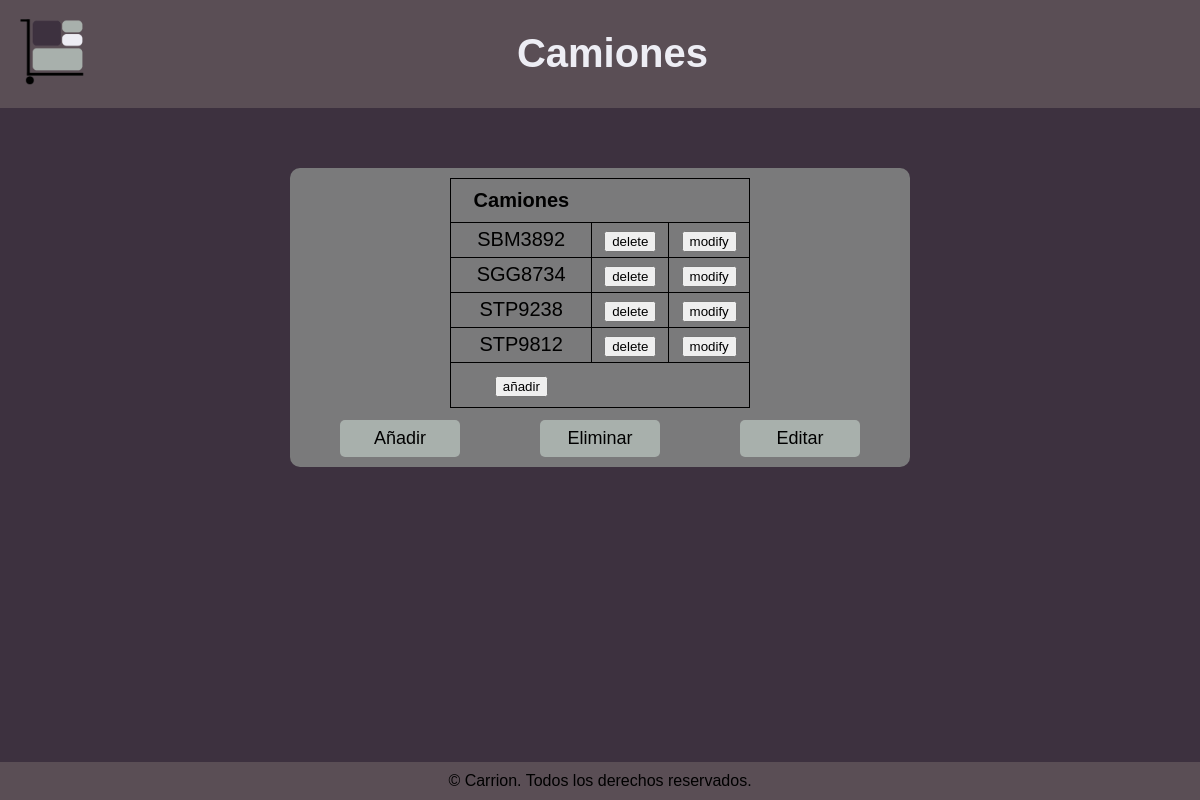
The app's page /backoffice/camion.php, older data.
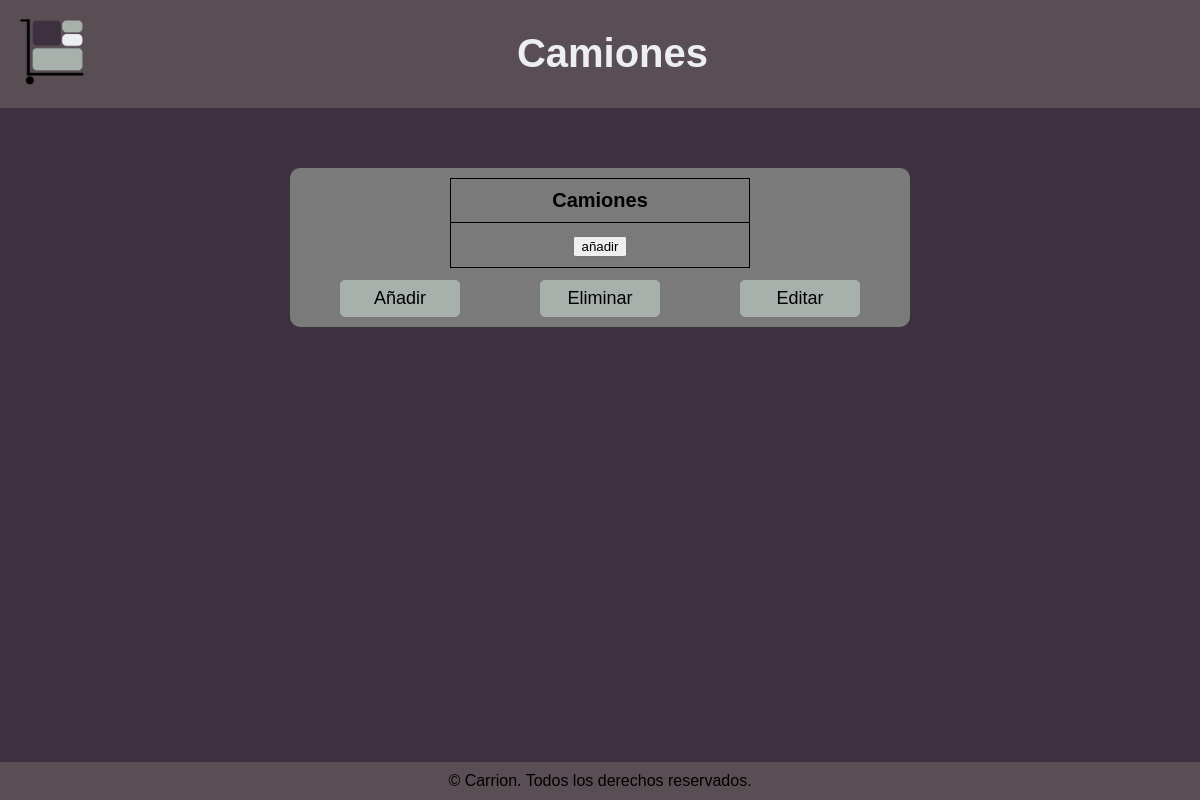
The same page, newer data.
### tables this page shows
CREATE TABLE `camion` (
  `matricula` int(11) NOT NULL
);

### backoffice/camion.php (the view, shortened to what this page needs)
<!DOCTYPE html>
<html lang="en">
<head>
    <link rel="stylesheet" href="assets/css/paginasBackoffice.css">
</head>
<?php
$db = new Database();
$connection = $db->dbConnect();
$camiones = $connection->query("select * from camion;")->fetch_all(MYSQLI_ASSOC);
?>
<body>
    <header>
        <img src="assets/imagenes/LogoA.png" class="logo">
        <h1>Camiones</h1>
    </header>
    <main>
        <div class="container-table">
            <table>
                <thead>
                    <th>Camiones</th>
                </thead>
                <tbody>
                    <?php
                    foreach ($camiones as $camion) {
                        echo "<tr>";
                        foreach ($camion as $key => $value) {
                            if (isset($value)) {
                                echo "<td>" . $value . "</td>";
                            } else
                                echo "<td>" . "NULL" . "</td>";
                        }
                        echo "<form action='' method='post'>
                        <input type='hidden' name='matricula' value='" . $camion['matricula'] . "'>
                        <td><input type='submit' name='delete' value='delete'/></td></form>
                        <form action='editar.php' method='post'>
                        <input type='hidden' name='tipo' value='camion'>
                        <input type='hidden' name='identificador' value='matricula'>
                        <input type='hidden' name='matricula' value='" . $camion['matricula'] . "'>
                        <td><input type='submit' name='modify' value='modify'/></td></form>";
                        echo "</tr>";
                    }
                    ?>
                </tbody>
                <tfoot>
                    <th>
                        <form action="añadir.php" method="post">
                            <input type="submit" name="añadir" value="añadir">
                        </form>
                    </th>
                </tfoot>
            </table>
            <div class="container-button">
                <button class="añadir">Añadir</button> <button class="eliminar">Eliminar</button>
                <button class="editar">Editar</button>
            </div>
        </div>
    </main>
    <footer>
        <p>&copy; Carrion. Todos los derechos reservados.</p>
    </footer>
</body>
</html>

Row changes from the older to the newer data that the page shows:
removed camion: matricula "SBM3892"
removed camion: matricula "SGG8734"
removed camion: matricula "STP9238"
removed camion: matricula "STP9812"
